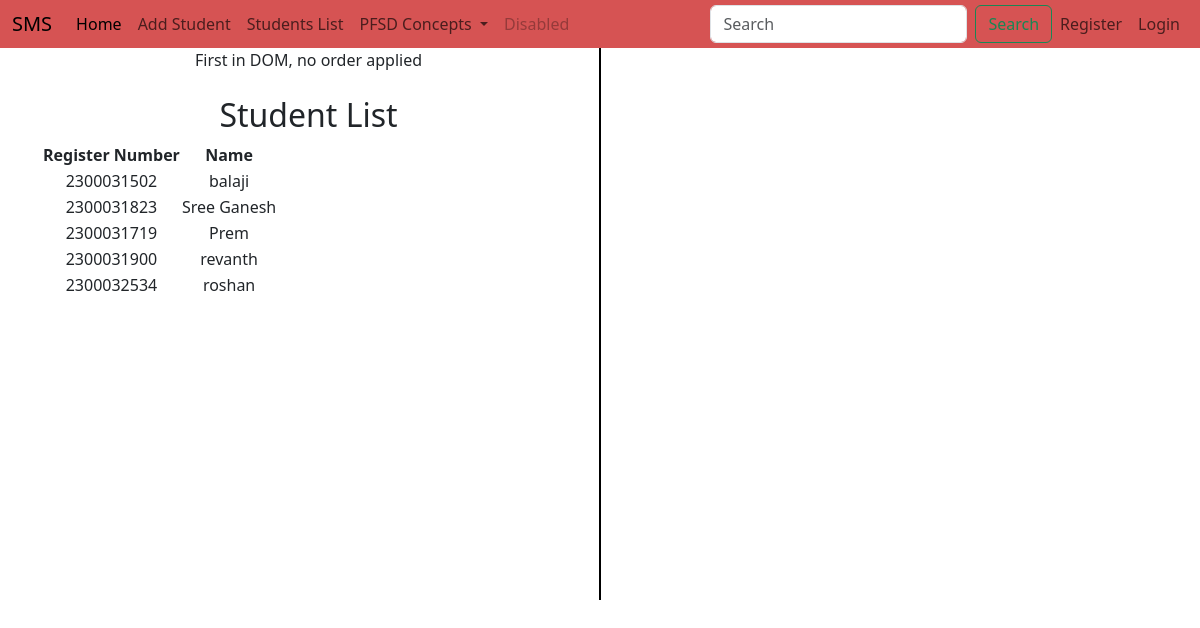
Screenshot of /student_list with the database file from the repository.
### adminapp/models.py (models this page shows, shortened)
class StudentList(models.Model):
    Register_Number = models.CharField(max_length=20, unique=True)
    Name = models.CharField(max_length=100)
    user = models.OneToOneField(User, on_delete=models.CASCADE, null=True)

### adminapp/views.py (the view)
# urls.py: path('student_list',views.Student_list,name='Student_list'),
def Student_list(request):
    students = StudentList.objects.all()
    return render(request, 'adminapp/student_list.html', {'students': students})

### templates/adminapp/student_list.html (shortened to what this page needs)
{% extends 'Navbar/ProjectNavbar.html' %}
{% load static %}
{% block body %}
<div class="container text-center">
  <div class="row">
    <div class="col">
      First in DOM, no order applied
        <br><br>
            <h2>Student List</h2>
<table>
    <tr>
        <th>Register Number</th>
        <th>Name</th>
    </tr>
    {% for student in students %}
    <tr>
        <td>{{ student.Register_Number }}</td>
        <td>{{ student.Name }}</td>
    </tr>
    {% endfor %}
</table>
    </div>
      <br><br><br><br><br><br><br><br><br><br><br><br><br><br><br><br>
      <br><br><br><br><br><br><br>
       <div class="col-auto d-flex align-items-center">
      <div style="border-left: 2px solid black; height: 100%;"></div>
    </div>
    <div class="col">
        <br><br>
    </div>
  </div>
</div>
{% endblock %}

### rows the page displays
StudentList: Register_Number "2300031502", Name "balaji"
StudentList: Register_Number "2300031823", Name "Sree Ganesh"
StudentList: Register_Number "2300031719", Name "Prem"
StudentList: Register_Number "2300031900", Name "revanth"
StudentList: Register_Number "2300032534", Name "roshan"
